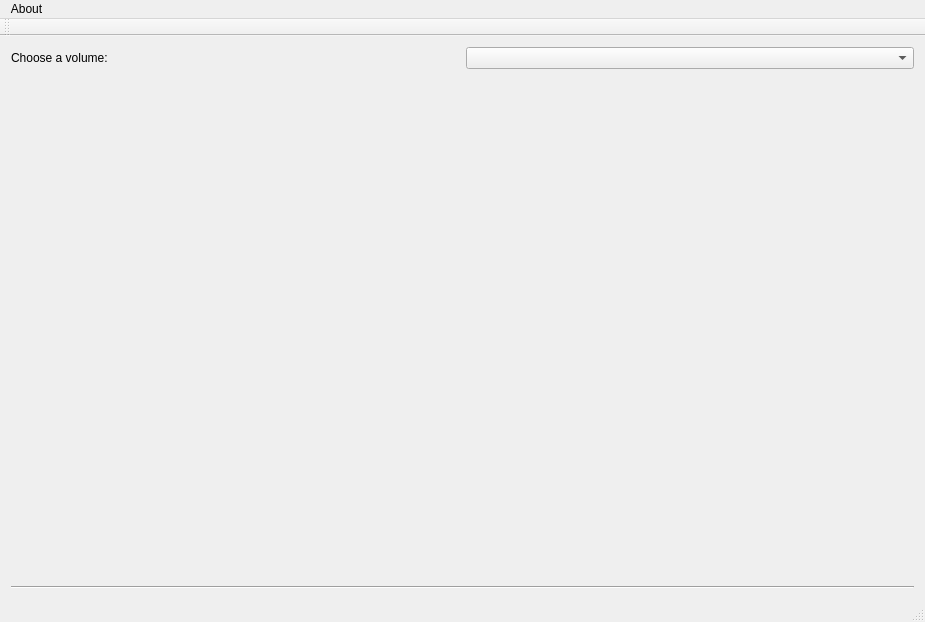
<?xml version="1.0" encoding="UTF-8"?>
<ui version="4.0">
 <class>SpaceLookupClass</class>
 <widget class="QMainWindow" name="SpaceLookupClass">
  <property name="geometry">
   <rect>
    <x>0</x>
    <y>0</y>
    <width>925</width>
    <height>622</height>
   </rect>
  </property>
  <property name="windowTitle">
   <string>SpaceLookup</string>
  </property>
  <widget class="QWidget" name="centralWidget">
   <layout class="QHBoxLayout" name="horizontalLayout_2">
    <item>
     <layout class="QVBoxLayout" name="verticalLayout_2">
      <item>
       <layout class="QHBoxLayout" name="horizontalLayout">
        <item>
         <widget class="QLabel" name="label">
          <property name="text">
           <string>Choose a volume:</string>
          </property>
         </widget>
        </item>
        <item>
         <widget class="QComboBox" name="ComboVolSel"/>
        </item>
       </layout>
      </item>
      <item>
       <layout class="QHBoxLayout" name="PieLayout">
        <item>
         <spacer name="verticalSpacer">
          <property name="orientation">
           <enum>Qt::Vertical</enum>
          </property>
          <property name="sizeHint" stdset="0">
           <size>
            <width>20</width>
            <height>40</height>
           </size>
          </property>
         </spacer>
        </item>
       </layout>
      </item>
      <item>
       <widget class="Line" name="line">
        <property name="orientation">
         <enum>Qt::Horizontal</enum>
        </property>
       </widget>
      </item>
     </layout>
    </item>
   </layout>
  </widget>
  <widget class="QMenuBar" name="menuBar">
   <property name="geometry">
    <rect>
     <x>0</x>
     <y>0</y>
     <width>925</width>
     <height>21</height>
    </rect>
   </property>
   <widget class="QMenu" name="menuAbout">
    <property name="title">
     <string>About</string>
    </property>
    <addaction name="actionAbout_Me"/>
   </widget>
   <addaction name="menuAbout"/>
  </widget>
  <widget class="QToolBar" name="mainToolBar">
   <attribute name="toolBarArea">
    <enum>TopToolBarArea</enum>
   </attribute>
   <attribute name="toolBarBreak">
    <bool>false</bool>
   </attribute>
  </widget>
  <widget class="QStatusBar" name="statusBar"/>
  <action name="actionAbout_Me">
   <property name="text">
    <string>About Me</string>
   </property>
  </action>
 </widget>
 <layoutdefault spacing="6" margin="11"/>
 <resources>
  <include location="SpaceLookup.qrc"/>
 </resources>
 <connections/>
</ui>
